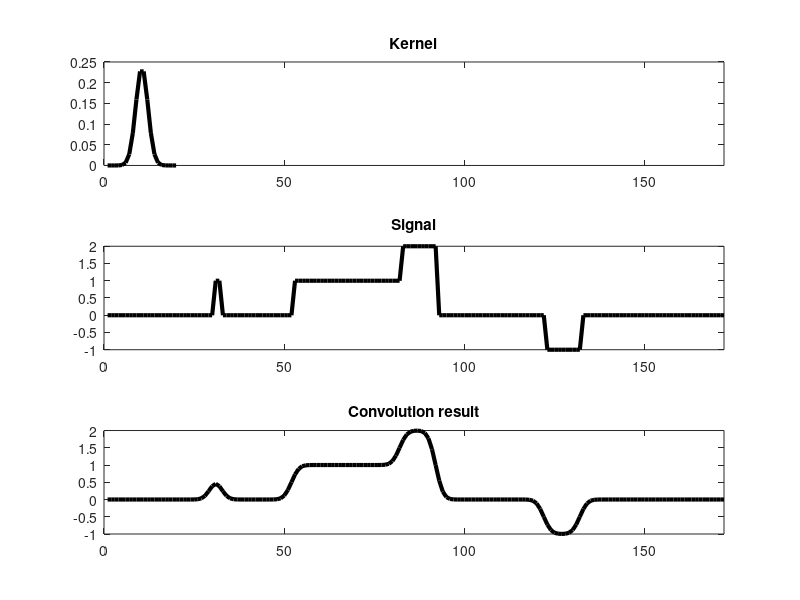
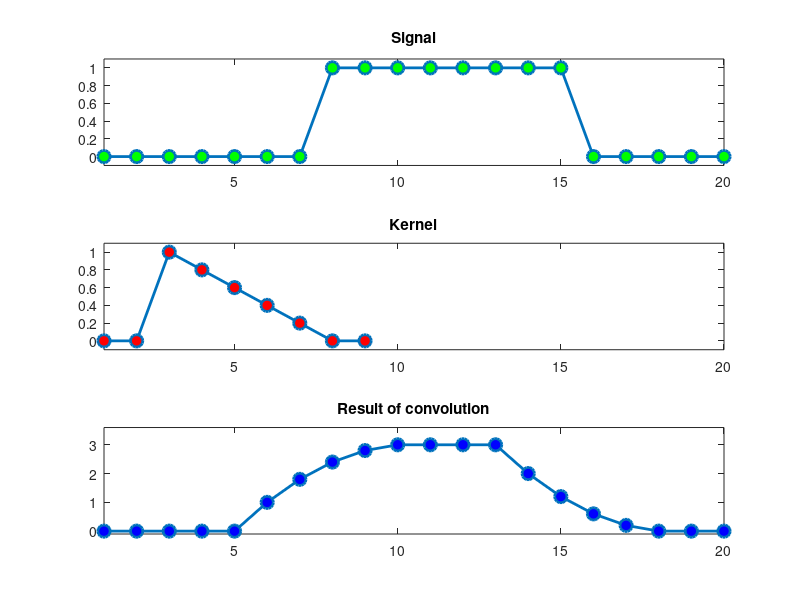
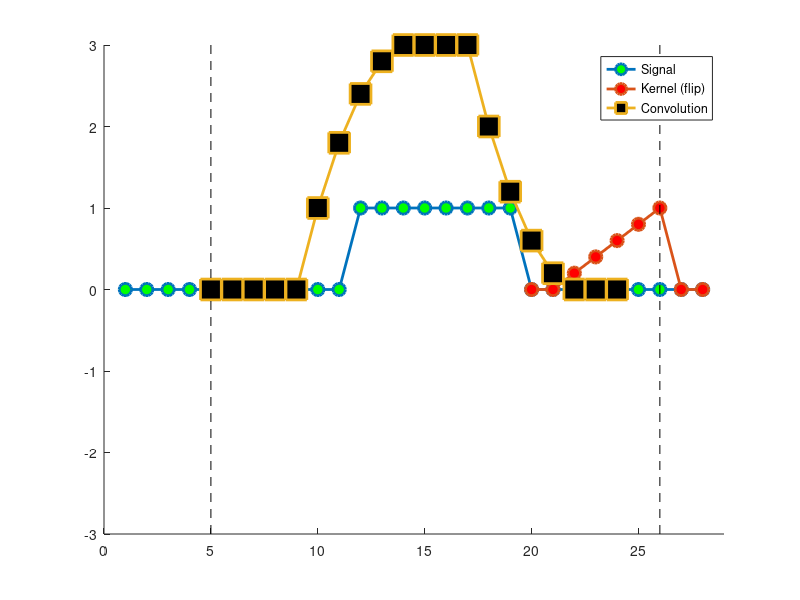
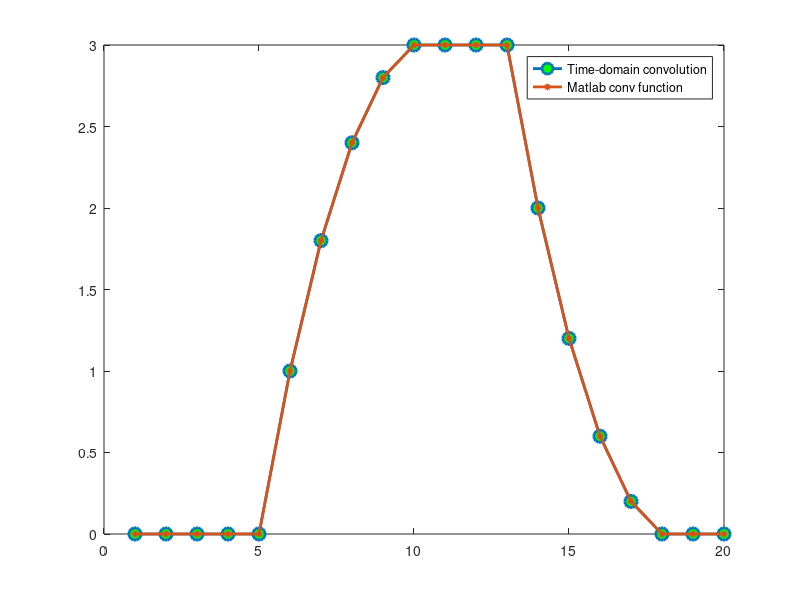

MATLAB code for these plots, in order:
%% first example to build intuition

signal = [ zeros(1,30) ones(1,2) zeros(1,20) ones(1,30) 2*ones(1,10) zeros(1,30) -ones(1,10) zeros(1,40) ];
kernel = exp( -linspace(-2,2,20).^2/.25 );
kernel = kernel./sum(kernel);

figure(1), clf
subplot(311)
plot(kernel,'k','linew',3)
set(gca,'xlim',[0 length(signal)])
title('Kernel')

subplot(312)
plot(signal,'k','linew',3)
set(gca,'xlim',[0 length(signal)])
title('Signal')


subplot(313)
plot( conv(signal,kernel,'same') ,'k','linew',3)
set(gca,'xlim',[0 length(signal)])
title('Convolution result')

%% a simple example in more detail


%% generate signal and kernel

% signal
signal = zeros(1,20);
signal(8:15) = 1;

% convolution kernel
kernel = [0 0 1 .8 .6 .4 .2 0 0];

% convolution sizes
nSign = length(signal);
nKern = length(kernel);
nConv = nSign + nKern - 1;


figure(2), clf
% plot the signal
subplot(311)
plot(signal,'o-','linew',2,'markerface','g','markersize',9)
set(gca,'ylim',[-.1 1.1],'xlim',[1 nSign])
title('Signal')

% plot the kernel
subplot(312)
plot(kernel,'o-','linew',2,'markerface','r','markersize',9)
set(gca,'xlim',[1 nSign],'ylim',[-.1 1.1])
title('Kernel')


% plot the result of convolution
subplot(313)
plot(conv(signal,kernel,'same'),'o-','linew',2,'markerface','b','markersize',9)
set(gca,'xlim',[1 nSign],'ylim',[-.1 3.6])
title('Result of convolution')

%% convolution in animation

half_kern = floor(nKern/2);

% flipped version of kernel
kflip = kernel(end:-1:1);%-mean(kernel);

% zero-padded data for convolution
dat4conv = [ zeros(1,half_kern) signal zeros(1,half_kern) ];

% initialize convolution output
conv_res = zeros(1,nConv);


%%% initialize plot
figure(3), clf, hold on
plot(dat4conv,'o-','linew',2,'markerface','g','markersize',9)
hkern = plot(kernel,'o-','linew',2,'markerface','r','markersize',9);
hcres = plot(kernel,'s-','linew',2,'markerface','k','markersize',15);
set(gca,'ylim',[-1 1]*3,'xlim',[0 nConv+1])
plot([1 1]*(half_kern+1),get(gca,'ylim'),'k--')
plot([1 1]*(nConv-2),get(gca,'ylim'),'k--')
legend({'Signal';'Kernel (flip)';'Convolution'})

% run convolution
for ti=half_kern+1:nConv-half_kern
    
    % get a chunk of data
    tempdata = dat4conv(ti-half_kern:ti+half_kern);
    
    % compute dot product (don't forget to flip the kernel backwards!)
    conv_res(ti) = sum( tempdata.*kflip );
    
    % update plot
    set(hkern,'XData',ti-half_kern:ti+half_kern,'YData',kflip);
    set(hcres,'XData',half_kern+1:ti,'YData',conv_res(half_kern+1:ti))
    
    pause(.7)
    
end

% cut off edges
conv_res = conv_res(half_kern+1:end-half_kern);


%% compare with MATLAB function

figure(4), clf

matlab_conv = conv(signal,kernel,'same');

plot(conv_res,'o-','linew',2,'markerface','g','markersize',9)
hold on
plot(matlab_conv,'o-','linew',2,'markerface','r','markersize',3)
legend({'Time-domain convolution';'Matlab conv function'})

%% done.
